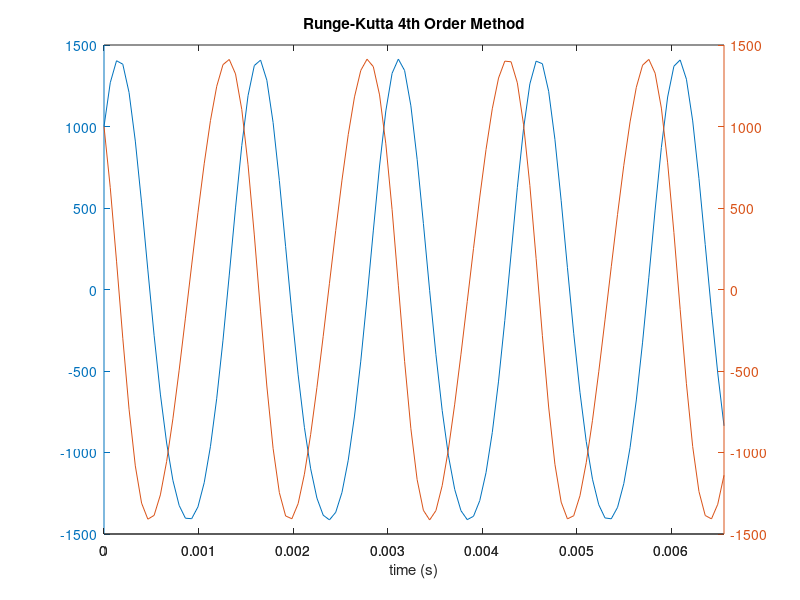
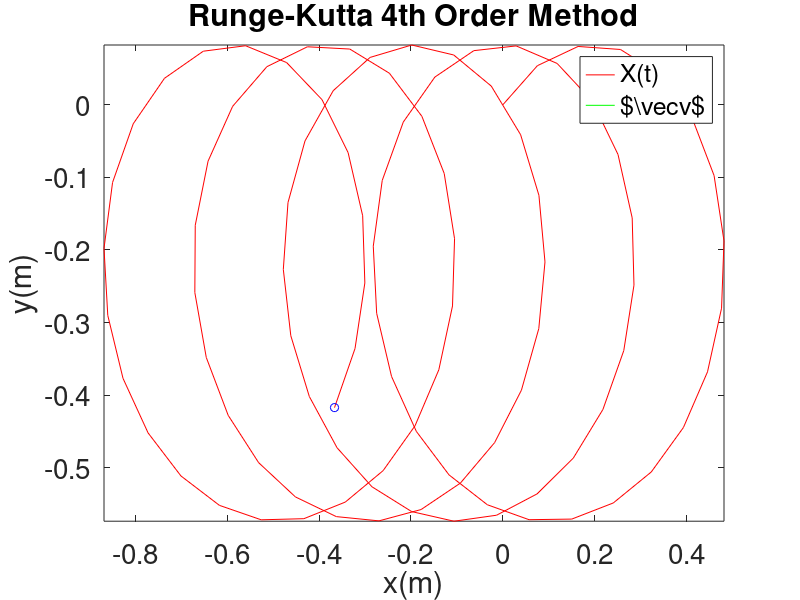

These figures' MATLAB source, in order:
%% RK2 and RK4 systems of equations, oscillating charge example
% charged particle moving in the x-y direction in a magnetic field which
% has only a z-component...
%
% m dv/dt = q v x B 
% (ma = F)
%
% v = (vx,vy); B=(0,0,B);
%
% Resulting in the following system of equations:
%    m dvx/dt = q vy B
%    m dvy/dt = -q vx B

q=1.6e-19;
m=1.67e-27;
B=5e-5;
omega=q*B/m;    %frequency of oscillation (can be shown via solution by hand gives a SHO)
tmin=0;
tmax=5*2*pi/abs(omega);    % follow particle for one oscillation periods
t=linspace(tmin,tmax,100);
dt=t(2)-t(1);
lt=numel(t);

% RK2 Method
% vx=zeros(1,lt);
% vy=zeros(1,lt);
% vx(1)=1;     % vx initial conditions
% vy(1)=1;     % vy initial conditions
% % Loop for applying RK2 to a system of two equations
% for n=2:lt
%     %step x and y components together, this is the half update
%     vxhalf=vx(n-1)+dt/2*(omega*vy(n-1));
%     vyhalf=vy(n-1)-dt/2*(omega*vx(n-1));
%     
%     %now the full update
%     vx(n)=vx(n-1)+dt*(omega*vyhalf);
%     vy(n)=vy(n-1)-dt*(omega*vxhalf);    
% end %for

%RK4 method
vx4=zeros(1,lt);
vy4=zeros(1,lt);
vx4(1)=1e3;     % vx initial conditions
vy4(1)=1e3;     % vy initial conditions
ynew=zeros(1,lt);
% Loop for applying RK4 to a system of two equations
for l=2:lt
    % set new value for the Magnetic Field each time as it varies in Y
    ynew(l) = ynew(l-1)+(dt*vy4(l-1));
    B2 = B*(1+.5*(ynew(l)));
    omega2 = q*B2/m;
    
    k1x=dt*(omega2*vy4(l-1));    %k1 for the x differential equation
    k1y=-dt*(omega2*vx4(l-1));    %k1 for the y differential equation
    
    k2x=dt*omega2*(vy4(l-1)+k1y/2);
    k2y=-dt*omega2*(vx4(l-1)+k1x/2);
    
    k3x=dt*omega2*(vy4(l-1)+k2y/2);
    k3y=-dt*omega2*(vx4(l-1)+k2x/2); 
    
    k4x=dt*omega2*(vy4(l-1)+k3y);
    k4y=-dt*omega2*(vx4(l-1)+k3x); 
    
    vx4(l)=vx4(l-1)+1/6*(k1x+2*k2x+2*k3x+k4x);
    vy4(l)=vy4(l-1)+1/6*(k1y+2*k2y+2*k3y+k4y);
  
end %for

%RK2 Integrate velocity to get position as a fn. of time, this assumes that the
%particle is initially at x,y = (0,0)
% x=cumtrapz(t,vx);    %Matlab built-in for accumulating an integral value
% y=cumtrapz(t,vy);
% vz=1e3;
% z=vz*t;

%RK4 integrate velocity to get position as a fn. of time, this assumes that the
%particle is initially at x,y = (0,0)
x4=cumtrapz(t,vx4);
y4=cumtrapz(t,vy4);
vz4=1e3;
z4=vz4*t;

% Plot velocity solutions for both RK2 and RK4
% figure(1);
% ax=plotyy(t,vx,t,vy);
% set(ax(1),'FontSize',20);
% set(ax(2),'FontSize',20);
% xlabel('time (s)');
% ylabel(ax(1),'v_x');
% ylabel(ax(2),'v_y');
% title('Runge-Kutta 2nd Order Method');

figure(2);
ax4=plotyy(t,vx4,t,vy4);
xlabel('time (s)');
title('Runge-Kutta 4th Order Method');

% Comet plot demo
% figure(3);
% comet3(x,y,z);
% set(gca,'FontSize',20);
% xlabel('x');
% ylabel('y');
% zlabel('z');
% title('Runge-Kutta 2nd Order Method');

figure(4);
comet(x4,y4);
hold on;
set(gca,'FontSize',20);
xlabel('x(m)');
ylabel('y(m)');
plot(vx4,vy4);
legend('X(t)','$\vec{v}$');
title('Runge-Kutta 4th Order Method');